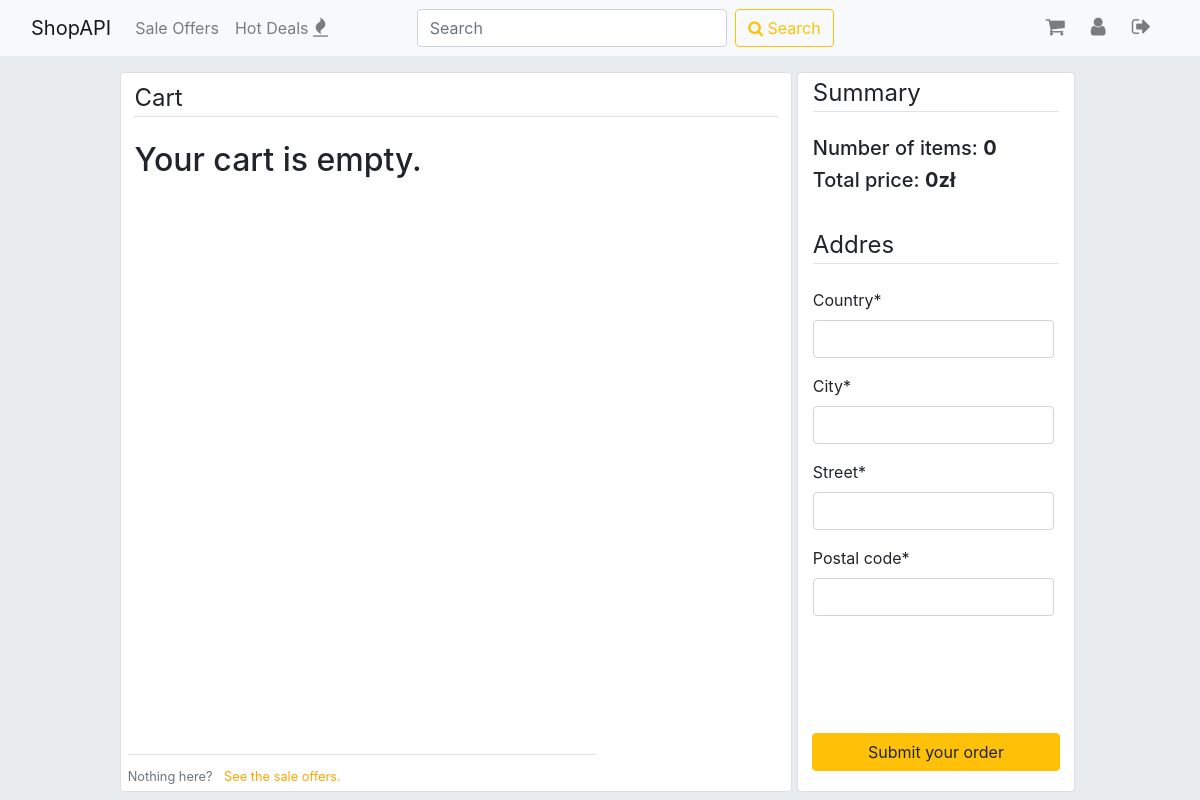
/cart/ (signed in), run on an earlier commit of the app's database.
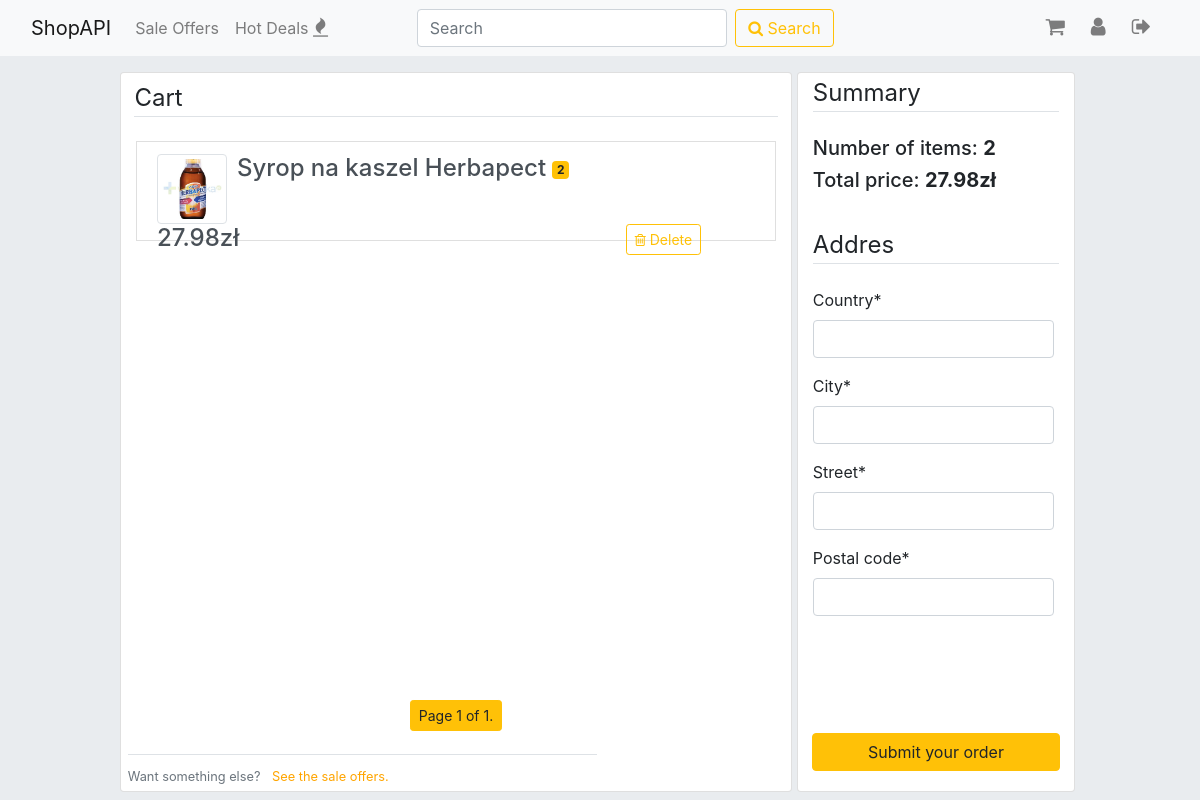
And on a later commit of the database.
### accounts/models.py (models this page shows, shortened)
class CartMembership(models.Model):
    profile = models.ForeignKey(Profile, on_delete=models.CASCADE)
    cart_item = models.ForeignKey(SaleOffer, on_delete=models.CASCADE)
    quantity = models.PositiveIntegerField(default=1)
    class Meta:
        ordering = ['-id']

### items/models.py (models this page shows, shortened)
class SaleOffer(models.Model):
    item = models.ForeignKey(Item, on_delete=models.CASCADE)
    title = models.CharField(max_length=30, default=item.name)
    first_image = models.ImageField(default='default.jpg', upload_to='items', help_text="This image will be shown in search results.")
    second_image = models.ImageField(default='default.jpg', upload_to='items', help_text="Secondary image.")
    price = models.FloatField()
    description = models.CharField(max_length=300)
    quantity = models.PositiveIntegerField(default=1, help_text='Please pass the number of pieces in the package.')
    free_delivery = models.BooleanField(default=False)
    pub_date = models.DateTimeField(default=timezone.now, editable=False)
    exp_date = models.DateTimeField(default=timezone.now() + timedelta(days=30), editable=False)
    HOUSE_AND_GARDEN = 'HG'
    ELECTRONICS = 'EL'
    FASHION = 'FA'
    AUTOMOTIVE = 'AM'
    SPORT = 'SP'
    BEAUTY = 'BE'
    HEALTH = 'HE'
    OTHER = 'OT'
    CATEGORY = [
        (HOUSE_AND_GARDEN, 'House and Garden'),
        (ELECTRONICS, 'Electronics'),
        (FASHION, 'Fashion'),
        (AUTOMOTIVE, 'Automotive'),
        (SPORT, 'Sport'),
        (BEAUTY, 'Beauty'),
        (HEALTH, 'Health'),
        (OTHER, 'Other'),
    ]
    category = models.CharField(max_length=2, choices=CATEGORY, default=OTHER)
    class Meta:
        ordering = ['-pub_date']

### accounts/views.py (the view, shortened to what this page needs)
# urls.py: path('cart/', accounts_views.cart, name='cart'),
@login_required
def cart(request):
    user_profile = Profile.objects.get(user=request.user)
    cartmembers = CartMembership.objects.filter(profile=user_profile)
    paginator = Paginator(cartmembers, 6)
    page_number = request.GET.get('page')
    page_obj = paginator.get_page(page_number)
    context = {
        'total_sum': round(sum(cartmember.cart_item.price * cartmember.quantity for cartmember in cartmembers), 2),
        'num_of_items': sum(item.quantity for item in cartmembers),
        'page_obj': page_obj,
        'form': OrderForm(),
    }
    return render(request, 'accounts/cart.html', context)

### accounts/forms.py
class OrderForm(forms.ModelForm):
    class Meta:
        model = Order
        exclude = ['buyer', 'order_items', 'status']

### accounts/templatetags/accounts_extras.py (called while the page is built)
@register.filter
def multiple(arg1, arg2):
    return arg1 * arg2

### accounts/templates/accounts/cart.html (shortened to what this page needs)
{% extends 'base.html' %}
{% load crispy_forms_tags %}
{% load accounts_extras %}
{% block content %}
<div style="width:100%; min-height: 90vh;">
  <div style=" width: 70%; min-height: inherit; float: left;">
    <div class="card" id="cart_items" style="width: 100%; min-height: inherit;">
      <legend class="border-bottom mb-4" style="margin-top: 1%; margin-bottom: 5%; width: 96%; margin-left: 2%;">Cart</legend>
      {% if page_obj %}
        {% for cm in page_obj %}
        <div class="container">
          <a class="list-group-item list-group-item-action" href="{% url 'items:detail' cm.cart_item.id %}" style="height:100px; margin-bottom: 10px;">
            <img src="{{ cm.cart_item.first_image.url }}" class="img-thumbnail float-left" style="width: 70px; height:70px; object-fit: cover; margin-right: 10px;">
            <h4 style="float: left; margin-right: 1%;">{{ cm.cart_item.title }}</h4>
            <span class="badge badge-warning" style="margin-top: 7px;">{{ cm.quantity }}</span>
            <div style="float: left; width:91%;">
              <h4 style="display: inline-block; margin: 0;">{{ cm.cart_item.price|multiple:cm.quantity }}zł</h4>
              <form method="post" enctype='multipart/form-data' style="float: right;">
                <button class="btn btn-outline-warning btn-sm" type="submit" name="delete_cart_item" value={{cm.id}}><span class="fa fa-trash-o"></span> Delete</button><br><br>
              </form>
            </div>
          </a>
        </div>
        {% endfor %}
        <br>
        <div class="pagination" style="width: 100%; margin-bottom: 20px; position:absolute; bottom:5vh;">
          <span class="step-links" style="margin-left: auto; margin-right: auto;">
              <span class="btn btn-warning btn-sm">
                  Page {{ page_obj.number }} of {{ page_obj.paginator.num_pages }}.
              </span>
          </span>
        </div><br><br><br>
        <div class="border-top pt-2 mb-1" style="margin-bottom: 20px; position:absolute; bottom:0; left: 1%;">
          <small class="text-muted">
            Want something else? <a class='ml-2' href="{% url 'items:index' %}">See the sale offers.</a>
          </small>
        </div>
      {% else %}
        <h2 style="margin-left: 2%;">Your cart is empty.</h2><br>
        <div class="border-top pt-2 mb-1" style ="margin-bottom: 20px; position:absolute; bottom:0; left: 1%;">
          <small class="text-muted">
            Nothing here? <a class='ml-2' href="{% url 'items:index' %}">See the sale offers.</a>
          </small>
        </div>
      {% endif %}
    </div>
  </div>
  <div class="container card" id="cart_items" style="width:29%; min-height: inherit;">
    <legend class="border-bottom mb-4" style="margin-top: 1%; margin-bottom: 5%;">Summary</legend>
    <h5>Number of items: <strong>{{ num_of_items }}</strong></h5>
    <h5>Total price: <strong>{{ total_sum }}zł</strong></h5><br>
    <legend class="border-bottom mb-4" style="margin-top: 1%; margin-bottom: 5%;">Addres</legend>
    <form method="post" enctype='multipart/form-data' style="float: right;">
      {{ form|crispy }}
      <button type="submit" name="submit_order" value="1" class="btn btn-warning" style="position: absolute; bottom: 0; left:5%; margin-bottom:20px; width: 90%;">Submit your order</button>
    </form>
  </div>
</div>
{% endblock %}

### templates/base.html (shortened to what this page needs)
{% load static %}
<!DOCTYPE html>
<html lang="en" dir="ltr">
  <head>
    <link rel="stylesheet" href="https://cdn.jsdelivr.net/npm/bootstrap@4.6.0/dist/css/bootstrap.min.css">
    <link href="https://maxcdn.bootstrapcdn.com/font-awesome/4.7.0/css/font-awesome.min.css" rel="stylesheet">
    <link rel="stylesheet" href="{% static 'css/master.css' %}">
  </head>
  <body>
    <nav class="navbar fixed-top navbar-expand-lg navbar-light bg-light">
      <div class="container-fluid">
        <a class="navbar-brand" href="{% url 'home' %}">ShopAPI</a>
        <div class="collapse navbar-collapse" id="navbarNav">
          <ul class="navbar-nav">
            <li class="nav-item">
              <a class="nav-link" href="{% url 'items:index' %}">Sale Offers</a>
            </li>
            <li class="nav-item">
              <a class="nav-link" href="{% url 'home' %}">Hot Deals <span class="fa fa-fire" style="font-size: 1.2rem;"></a>
            </li>
          </ul>
        </div>
        <form class="form-inline" action="{% url 'items:index' %}" method="post">
          <input class="form-control mr-sm-2" name="search-bar" type="search" placeholder="Search" aria-label="Search" style="width: 50%;">
          <button class="btn btn-outline-warning my-2 my-sm-0" type="submit"><span class="fa fa-search"></span> Search</button>
        </form>
        <div class="collapse navbar-collapse" style="width: 28%;">
          <ul class="navbar-nav">
            {% if user.is_authenticated %}
            <li class="nav-item dropdown">
              <a class="nav-link" href="#" id="navbarDropdownMenuLink" role="button" data-toggle="dropdown" aria-haspopup="true" aria-expanded="false">
                <span class="fa fa-shopping-cart" style="margin-right: 10px; font-size: 1.3rem;">
              </a>
            </li>
              <li class="nav-item dropdown" >
                <a class="nav-link" href="#" id="navbarDropdownMenuLink" role="button" data-toggle="dropdown" aria-haspopup="true" aria-expanded="false">
                  <span class="fa fa-user" style="margin-right: 10px; font-size: 1.3rem;">
                </a>
              </li>
              <li class="nav-item">
                <a class="nav-link" href="{% url 'logout' %}"><span class="fa fa-sign-out" style="margin-right: 10px; font-size: 1.3rem;"></a>
              </li>
            {% endif %}
          </ul>
        </div>
    </div>
    </nav><br>
    <div class="content" style="width: 80%; margin-left: 10%;"><br><br>
      <div class="" style="width:100%;">
        {% block content %}
        {% endblock %}
      </div>
    </div>
  </body>
</html>

### static/css/master.css (style rules this page uses)
body { background: #e9ecef; }
div { width: 70%; }
a { color: orange; }
.form-inline { width: 150%; }
#cart_items { width: 80%; }
#div_id_country, #div_id_city, #div_id_street, #div_id_postal_code { width: 140%; }

What changed in the data, as far as the page shows it:
added CartMembership: cart_item.first_image (picture), cart_item "Syrop na kaszel Herbapect", quantity "2", cart_item.price|multiple "27.98", {{ cm.id }} 93 (drawn)
Also different on the page:
{{ page_obj.number }}: (not shown) → "1"
{{ page_obj.paginator.num_pages }}: (not shown) → "1"
{{ num_of_items }}: "0" → "2"
{{ total_sum }}: "0" → "27.98"
text no longer shown: "Your cart is empty. Nothing here?"
text now shown: "Page of . Want something else?"
